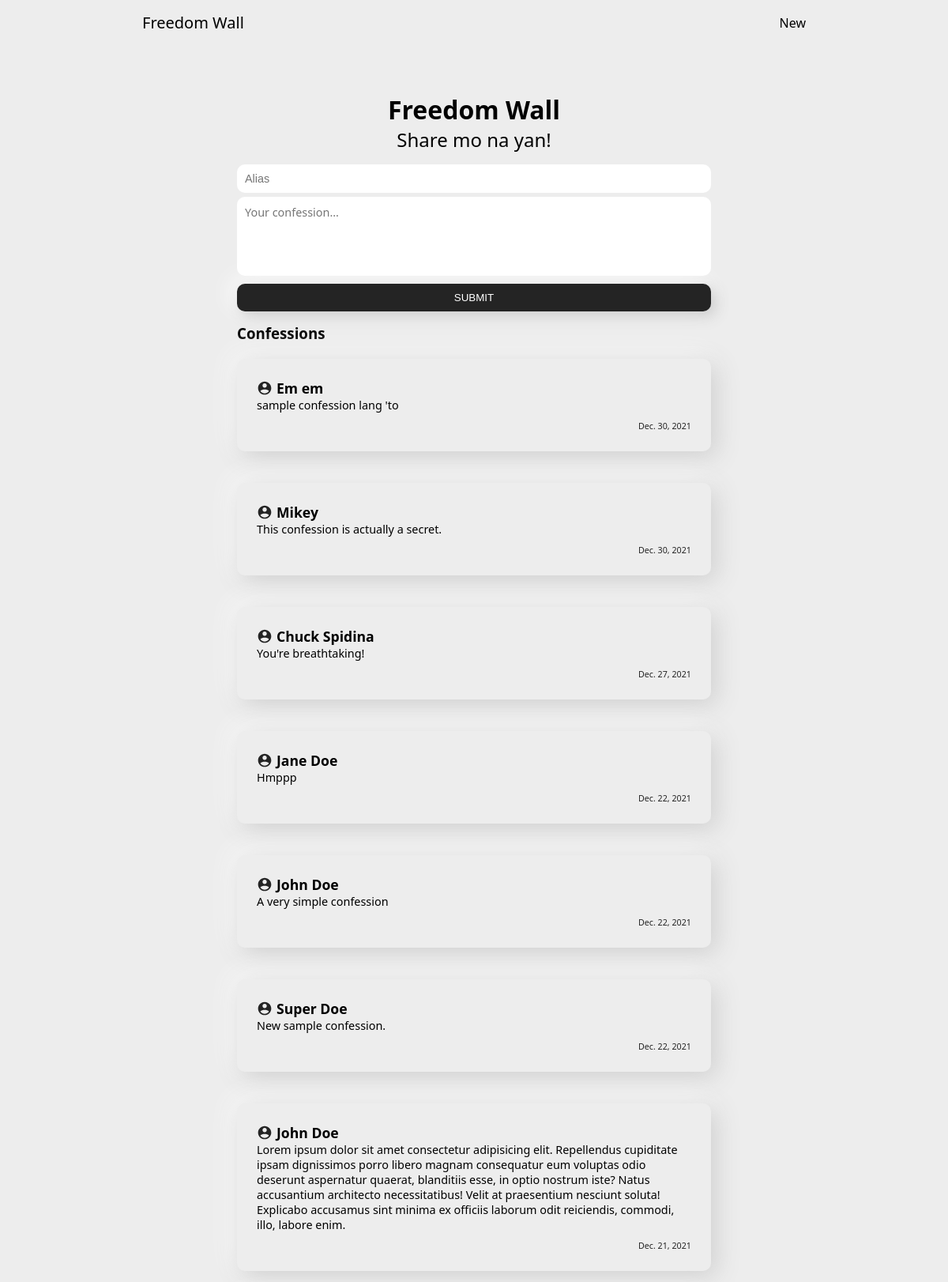
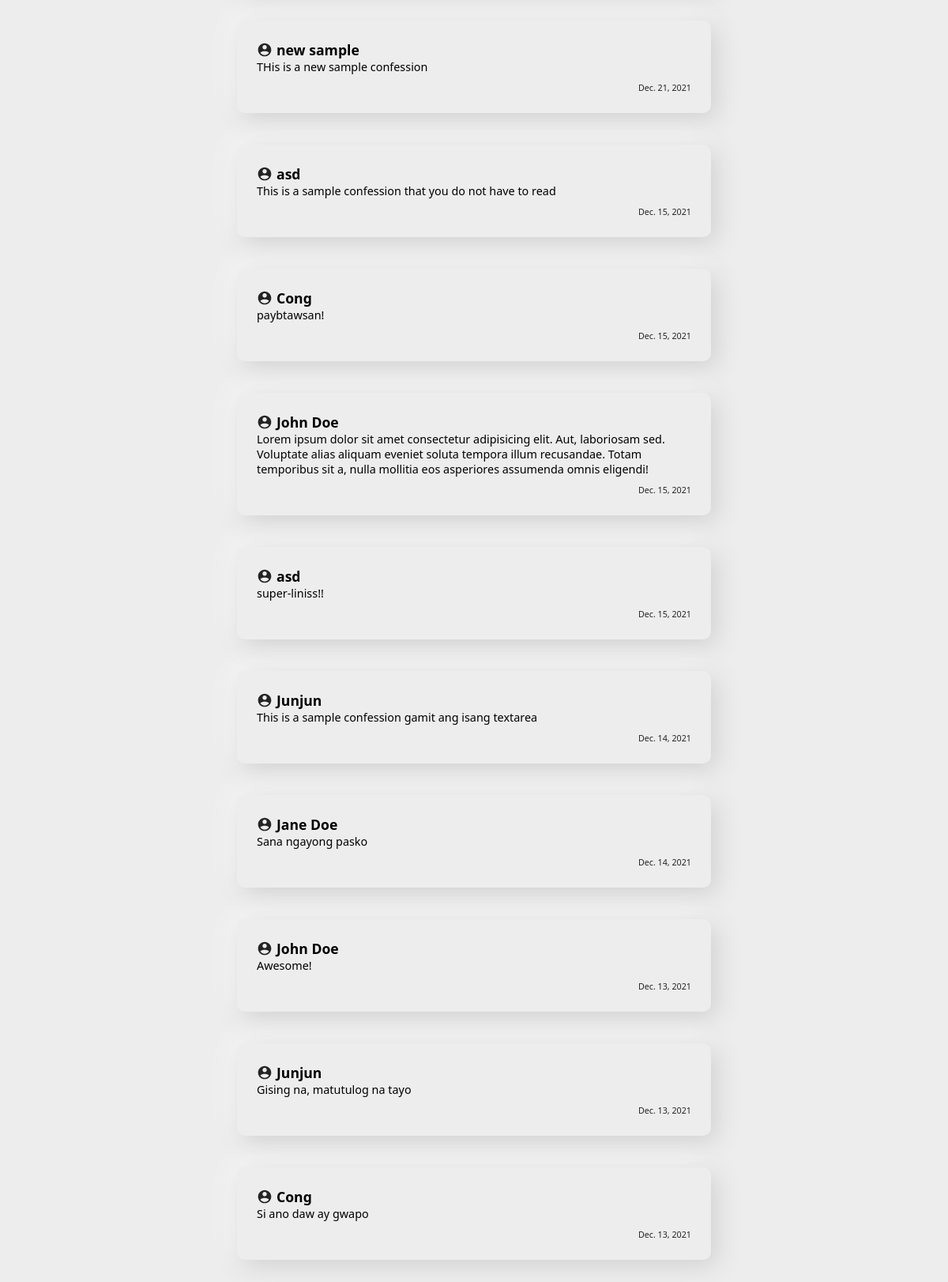
Screenshot of /freedom-app/ with the database file from the repository (2 pictures, top to bottom).
### freedomApp/models.py (models this page shows, shortened)
class Confession(models.Model):
    user_alias = models.CharField(max_length=15, blank=False)
    confession = models.TextField(max_length=2000, blank=False)
    timestamp = models.DateField(auto_now_add=True, auto_now=False, blank=True)

### freedomApp/views.py (the view)
# urls.py: path('', views.index, name='home'),
def index(request):
    all_confession_items = Confession.objects.all().order_by('-id')
    return render(request, 'freedomApp/index.html', {'all_items': all_confession_items})

### freedomApp/templates/freedomApp/index.html (shortened to what this page needs)
{% extends 'base.html' %}
{% load static %}
{% block styling %}
<link rel="stylesheet" href="{% static 'css/index.css' %}">
{% endblock styling %}
{% block content %}
<div class="container-fluid">
  <div class="freedom-app">
      <h1>Freedom Wall</h1>
      <h2>Share mo na yan!</h2>
      <div class="input-card">
          <form action="{% url 'add-confession' %}" method="post">
            <input
              type="text"
              name="user-alias"
              placeholder="Alias"
              class="name-input form-control"
              autocomplete="off"
              required
            />
            <textarea
              name="confession"
              placeholder="Your confession..."
              class="confession-input form-control"
              required
            ></textarea>
            <input type="submit" value="SUBMIT" class="btn btn-dark btn-block" />
          </form>
      </div>
      <h3>Confessions</h3>
      <div class="confession-cards grid">
          {% for item in all_items %}
          <div class="confession-card">
            <div class="card-head flex">
              <img src="{% static 'images/male_user.svg' %}" alt="user-image-default" class="user-image">
              <a href="{% url 'confession-detail' item.id %}">
                <h3>{{ item.user_alias }}</h3>
              </a>
            </div>
            <p>{{ item.confession }}</p>
            <h6>{{ item.timestamp }}</h6>
          </div>
          {% endfor %}
      </div>
  </div>
</div>
{% endblock content %}

### static/css/base.css (style rules this page uses)
:root { --primary: #242424; --secondary: #e0dede; --third: #eeeded; --background-main: #ededed; }
* { padding: 0; margin: 0; box-sizing: border-box; }
body { font-family: 'Segoe UI', sans-serif; background-color: var(--background-main); }
a,li { list-style-type: none; text-decoration: none; color: black; }
.container-fluid { padding: 5% 6%; }
.grid { display: grid; }
.flex { display: flex; }
.btn { display: inline-block; cursor: pointer; padding: 10px; border-radius: 10px; border: none; border-radius: 10px; box-shadow: 6px 6px 18px #cccccc, -6px -6px 31px #ffffff; }
.btn-dark { color: #fff; background-color: var(--primary); }
.btn-block { width: 100%; }
.form-control { width: 100%; padding: 10px; border-radius: 10px; border: none; color: var(--primary); font-size: .90em; }
@media screen and (min-width: 620px) { .container-fluid { padding: 5% 15%; } }
@media screen and (min-width: 1200px) { .container-fluid { padding: 5% 25%; } }

### static/css/index.css (style rules this page uses)
.freedom-app { text-align: center; }
.freedom-app h2 { font-weight: 400; }
.freedom-app h3 { text-align: left; }
.input-card { margin: 10px 0; }
.input-card input { margin: 5px 0; }
.confession-input { font-family: 'Segoe UI', sans-serif; font-size: .90em; resize: none; height: 100px; }
.confession-card { text-align: left; margin: 20px 0; padding: 25px; border-radius: 10px; background: var(--background-main); box-shadow: 6px 6px 31px #cccccc, -6px -6px 31px #ffffff; }
.confession-card h3 { font-weight: 600; font-size: 1.1em; }
.confession-card img { width: 20px; margin-right: 5px; }
.confession-card h6 { color: var(--primary); font-weight: 400; text-align: end; margin-top: 10px; }
.confession-card p { font-size: .90em; }

### rows the page displays
Confession: user_alias "Em em", confession "sample confession lang 'to", timestamp "Dec. 30, 2021"
Confession: user_alias "Mikey", confession "This confession is actually a secret.", timestamp "Dec. 30, 2021"
Confession: user_alias "Chuck Spidina", confession "You're breathtaking!", timestamp "Dec. 27, 2021"
Confession: user_alias "Jane Doe", confession "Hmppp", timestamp "Dec. 22, 2021"
Confession: user_alias "John Doe", confession "A very simple confession", timestamp "Dec. 22, 2021"
Confession: user_alias "Super Doe", confession "New sample confession.", timestamp "Dec. 22, 2021"
Confession: user_alias "John Doe", confession "Lorem ipsum dolor sit amet consectetur adipisicing elit. Repellendus cupiditate ipsam dignissimos porro libero magnam consequatur eum voluptas odio deserunt aspernatur quaerat, blanditiis esse, in optio nostrum iste? Natus accusantium architecto necessitatibus! Velit at praesentium nesciunt soluta! Explicabo accusamus sint minima ex officiis laborum odit reiciendis, commodi, illo, labore enim.", timestamp "Dec. 21, 2021"
Confession: user_alias "new sample", confession "THis is a new sample confession", timestamp "Dec. 21, 2021"
Confession: user_alias "asd", confession "This is a sample confession that you do not have to read", timestamp "Dec. 15, 2021"
Confession: user_alias "Cong", confession "paybtawsan!", timestamp "Dec. 15, 2021"
Confession: user_alias "John Doe", confession "Lorem ipsum dolor sit amet consectetur adipisicing elit. Aut, laboriosam sed. Voluptate alias aliquam eveniet soluta tempora illum recusandae. Totam temporibus sit a, nulla mollitia eos asperiores assumenda omnis eligendi!", timestamp "Dec. 15, 2021"
Confession: user_alias "asd", confession "super-liniss!!", timestamp "Dec. 15, 2021"
Confession: user_alias "Junjun", confession "This is a sample confession gamit ang isang textarea", timestamp "Dec. 14, 2021"
Confession: user_alias "Jane Doe", confession "Sana ngayong pasko", timestamp "Dec. 14, 2021"
Confession: user_alias "John Doe", confession "Awesome!", timestamp "Dec. 13, 2021"
Confession: user_alias "Junjun", confession "Gising na, matutulog na tayo", timestamp "Dec. 13, 2021"
Confession: user_alias "Cong", confession "Si ano daw ay gwapo", timestamp "Dec. 13, 2021"
